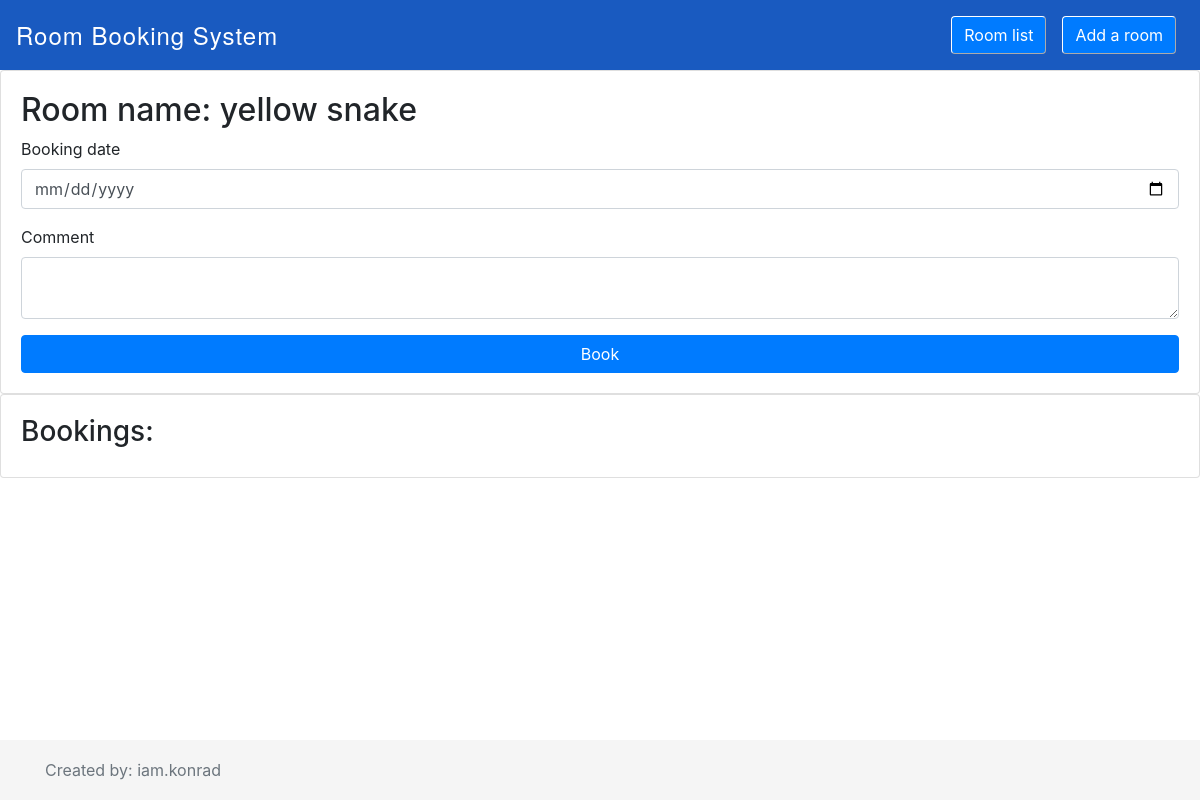
The page /room/reserve/3/ on the database as committed earlier.
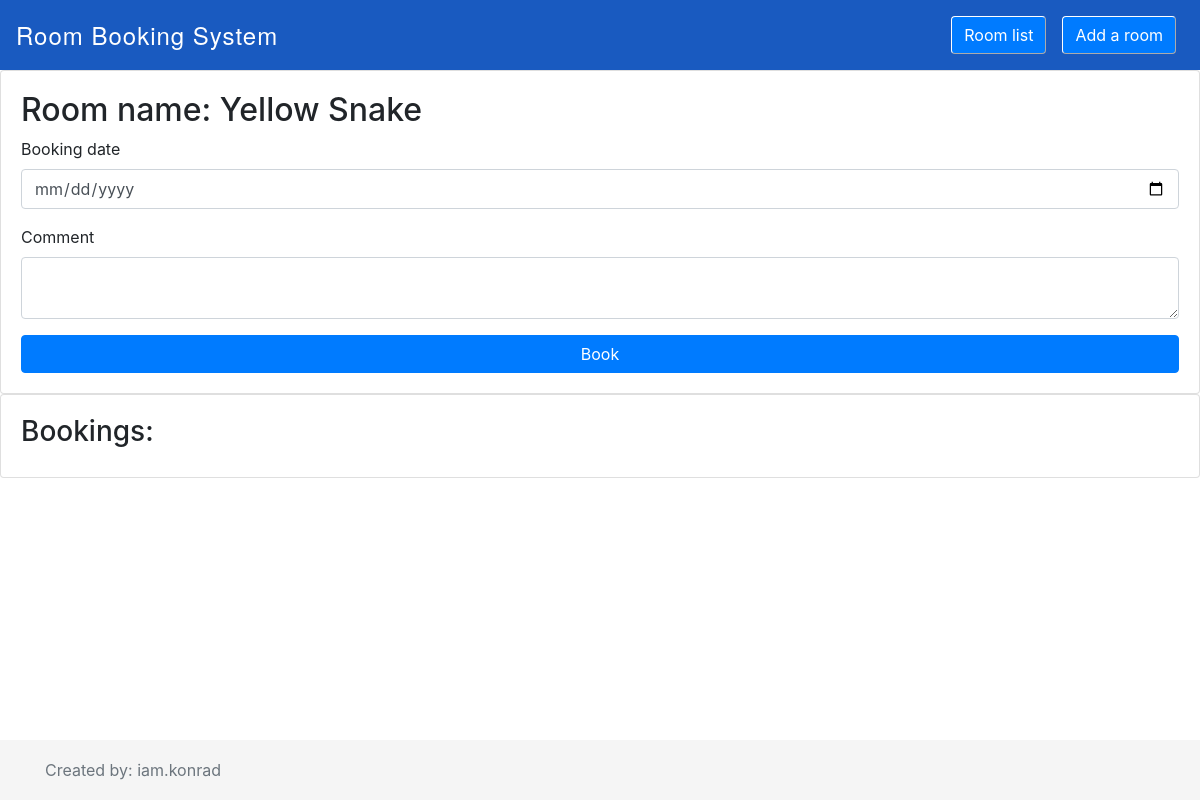
The same page on the database as committed later.
### reservation_app/models.py (models this page shows)
class ConferenceRoom(models.Model):
    name=models.CharField(max_length=255, unique=True)
    capacity=models.PositiveIntegerField()
    projector_availability=models.BooleanField(default=False)

### reservation_app/views.py (the view, shortened to what this page needs)
# urls.py: path('room/reserve/<int:room_id>/', ReservationView.as_view(), name="reserve-room"),
class ReservationView(View):
    def get(self, request, room_id):
        room = ConferenceRoom.objects.get(id=room_id)
        reservations = room.roomreservation_set.filter(date__gte=str(datetime.date.today())).order_by('date')
        return render(request, "reservation.html", context={"room": room, "reservations": reservations})

### reservation_app/templates/reservation.html (shortened to what this page needs)
<!DOCTYPE html>
<html lang="en">
<head>
  <link rel="stylesheet" href="https://maxcdn.bootstrapcdn.com/bootstrap/4.0.0/css/bootstrap.min.css">
</head>
<body>
<nav class="navbar navbar-expand-lg navbar-dark" style="background-color: #195AC0;">
  <div class="mx-auto">
    <a class="navbar-brand" href="http://127.0.0.1:8000/" style="font-family: 'Helvetica Neue', Arial, sans-serif; font-size: 24px; font-weight: lighter; letter-spacing: 1px; text-decoration: none; color: white;">
      Room Booking System
    </a>
  </div>
  <div class="collapse navbar-collapse" id="navbarNavAltMarkup">
    <div class="navbar-nav ml-auto">
      <a class="nav-item nav-link active" href="http://127.0.0.1:8000/">
        <button class="btn btn-primary" style="border: 1px outset white;">Room list</button>
      </a>
      <a class="nav-item nav-link" href="/room/new/">
        <button class="btn btn-primary" style="border: 1px outset white;">Add a room</button>
      </a>
    </div>
  </div>
</nav>
<div class="card">
  <div class="card-body">
    <h2>Room name: {{ room.name }}</h2>
    <form action="" method="POST">
      <div class="form-group">
        <label for="reservation-date">Booking date</label>
        <input type="date" id="reservation-date" name="reservation-date" max="3000-12-31"
               min="1000-01-01" class="form-control">
      </div>
      <div class="form-group">
        <label for="comment">Comment</label>
        <textarea class="form-control" id="comment" name="comment"></textarea>
      </div>
      <button type="submit" class="btn btn-primary w-100">Book</button>
    </form>
  </div>
</div>
<div class="card">
  <div class="card-body">
    <h3>Bookings:</h3>
  </div>
</div>
<footer class="footer">
  <div class="container">
    <span class="text-muted">Created by: iam.konrad</span>
  </div>
</footer>
</body>
</html>

Rows that differ between the two databases and show on the page:
changed ConferenceRoom: name "yellow snake" → "Yellow Snake"
